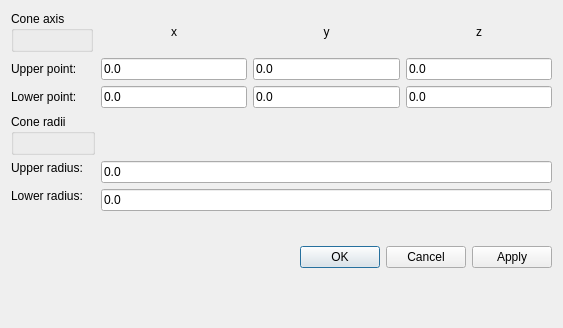
<?xml version="1.0" encoding="UTF-8"?>
<ui version="4.0">
 <class>dialogConeParam</class>
 <widget class="QDialog" name="dialogConeParam">
  <property name="geometry">
   <rect>
    <x>0</x>
    <y>0</y>
    <width>563</width>
    <height>328</height>
   </rect>
  </property>
  <property name="sizePolicy">
   <sizepolicy hsizetype="Minimum" vsizetype="Minimum">
    <horstretch>0</horstretch>
    <verstretch>0</verstretch>
   </sizepolicy>
  </property>
  <property name="windowTitle">
   <string>Dialog</string>
  </property>
  <layout class="QVBoxLayout" name="verticalLayout">
   <item>
    <layout class="QFormLayout" name="formLayout">
     <item row="0" column="0">
      <widget class="QGroupBox" name="groupConeAxis">
       <property name="sizePolicy">
        <sizepolicy hsizetype="Maximum" vsizetype="Maximum">
         <horstretch>0</horstretch>
         <verstretch>0</verstretch>
        </sizepolicy>
       </property>
       <property name="minimumSize">
        <size>
         <width>0</width>
         <height>0</height>
        </size>
       </property>
       <property name="maximumSize">
        <size>
         <width>16777215</width>
         <height>16777215</height>
        </size>
       </property>
       <property name="layoutDirection">
        <enum>Qt::LeftToRight</enum>
       </property>
       <property name="title">
        <string>Cone axis</string>
       </property>
       <layout class="QGridLayout" name="gridLayout"/>
      </widget>
     </item>
     <item row="0" column="1">
      <layout class="QHBoxLayout" name="axesDescriptionsLayout">
       <item>
        <widget class="QLabel" name="labelX">
         <property name="sizePolicy">
          <sizepolicy hsizetype="MinimumExpanding" vsizetype="Preferred">
           <horstretch>0</horstretch>
           <verstretch>0</verstretch>
          </sizepolicy>
         </property>
         <property name="minimumSize">
          <size>
           <width>0</width>
           <height>39</height>
          </size>
         </property>
         <property name="text">
          <string>x</string>
         </property>
         <property name="alignment">
          <set>Qt::AlignCenter</set>
         </property>
        </widget>
       </item>
       <item>
        <widget class="QLabel" name="labelY">
         <property name="sizePolicy">
          <sizepolicy hsizetype="MinimumExpanding" vsizetype="Preferred">
           <horstretch>0</horstretch>
           <verstretch>0</verstretch>
          </sizepolicy>
         </property>
         <property name="text">
          <string>y</string>
         </property>
         <property name="alignment">
          <set>Qt::AlignCenter</set>
         </property>
        </widget>
       </item>
       <item>
        <widget class="QLabel" name="labelZ">
         <property name="sizePolicy">
          <sizepolicy hsizetype="MinimumExpanding" vsizetype="Preferred">
           <horstretch>0</horstretch>
           <verstretch>0</verstretch>
          </sizepolicy>
         </property>
         <property name="text">
          <string>z</string>
         </property>
         <property name="alignment">
          <set>Qt::AlignCenter</set>
         </property>
        </widget>
       </item>
      </layout>
     </item>
     <item row="1" column="0">
      <widget class="QLabel" name="labelUpperPoint">
       <property name="sizePolicy">
        <sizepolicy hsizetype="Maximum" vsizetype="Preferred">
         <horstretch>0</horstretch>
         <verstretch>0</verstretch>
        </sizepolicy>
       </property>
       <property name="text">
        <string>Upper point:</string>
       </property>
      </widget>
     </item>
     <item row="1" column="1">
      <layout class="QHBoxLayout" name="upperPointInputLayout">
       <item>
        <widget class="QLineEdit" name="x1">
         <property name="sizePolicy">
          <sizepolicy hsizetype="Minimum" vsizetype="Maximum">
           <horstretch>0</horstretch>
           <verstretch>0</verstretch>
          </sizepolicy>
         </property>
         <property name="minimumSize">
          <size>
           <width>100</width>
           <height>0</height>
          </size>
         </property>
         <property name="text">
          <string>0.0</string>
         </property>
        </widget>
       </item>
       <item>
        <widget class="QLineEdit" name="y1">
         <property name="sizePolicy">
          <sizepolicy hsizetype="Minimum" vsizetype="Maximum">
           <horstretch>0</horstretch>
           <verstretch>0</verstretch>
          </sizepolicy>
         </property>
         <property name="minimumSize">
          <size>
           <width>100</width>
           <height>0</height>
          </size>
         </property>
         <property name="text">
          <string>0.0</string>
         </property>
        </widget>
       </item>
       <item>
        <widget class="QLineEdit" name="z1">
         <property name="sizePolicy">
          <sizepolicy hsizetype="Minimum" vsizetype="Maximum">
           <horstretch>0</horstretch>
           <verstretch>0</verstretch>
          </sizepolicy>
         </property>
         <property name="minimumSize">
          <size>
           <width>100</width>
           <height>0</height>
          </size>
         </property>
         <property name="text">
          <string>0.0</string>
         </property>
        </widget>
       </item>
      </layout>
     </item>
     <item row="2" column="0">
      <widget class="QLabel" name="labelLowerPoint">
       <property name="sizePolicy">
        <sizepolicy hsizetype="Maximum" vsizetype="Preferred">
         <horstretch>0</horstretch>
         <verstretch>0</verstretch>
        </sizepolicy>
       </property>
       <property name="text">
        <string>Lower point:</string>
       </property>
      </widget>
     </item>
     <item row="2" column="1">
      <layout class="QHBoxLayout" name="lowerPointInputLayout">
       <item>
        <widget class="QLineEdit" name="x2">
         <property name="sizePolicy">
          <sizepolicy hsizetype="Minimum" vsizetype="Maximum">
           <horstretch>0</horstretch>
           <verstretch>0</verstretch>
          </sizepolicy>
         </property>
         <property name="minimumSize">
          <size>
           <width>100</width>
           <height>0</height>
          </size>
         </property>
         <property name="text">
          <string>0.0</string>
         </property>
        </widget>
       </item>
       <item>
        <widget class="QLineEdit" name="y2">
         <property name="sizePolicy">
          <sizepolicy hsizetype="Minimum" vsizetype="Maximum">
           <horstretch>0</horstretch>
           <verstretch>0</verstretch>
          </sizepolicy>
         </property>
         <property name="minimumSize">
          <size>
           <width>100</width>
           <height>0</height>
          </size>
         </property>
         <property name="text">
          <string>0.0</string>
         </property>
        </widget>
       </item>
       <item>
        <widget class="QLineEdit" name="z2">
         <property name="sizePolicy">
          <sizepolicy hsizetype="Minimum" vsizetype="Maximum">
           <horstretch>0</horstretch>
           <verstretch>0</verstretch>
          </sizepolicy>
         </property>
         <property name="minimumSize">
          <size>
           <width>100</width>
           <height>0</height>
          </size>
         </property>
         <property name="text">
          <string>0.0</string>
         </property>
        </widget>
       </item>
      </layout>
     </item>
     <item row="3" column="0">
      <widget class="QGroupBox" name="groupConeRadii">
       <property name="sizePolicy">
        <sizepolicy hsizetype="Maximum" vsizetype="Preferred">
         <horstretch>0</horstretch>
         <verstretch>0</verstretch>
        </sizepolicy>
       </property>
       <property name="title">
        <string>Cone radii</string>
       </property>
       <layout class="QGridLayout" name="gridLayout_2"/>
      </widget>
     </item>
     <item row="4" column="0">
      <widget class="QLabel" name="labelUpperRadius">
       <property name="sizePolicy">
        <sizepolicy hsizetype="Maximum" vsizetype="Maximum">
         <horstretch>0</horstretch>
         <verstretch>0</verstretch>
        </sizepolicy>
       </property>
       <property name="text">
        <string>Upper radius:</string>
       </property>
      </widget>
     </item>
     <item row="4" column="1">
      <widget class="QLineEdit" name="upperRadius">
       <property name="sizePolicy">
        <sizepolicy hsizetype="Minimum" vsizetype="Maximum">
         <horstretch>0</horstretch>
         <verstretch>0</verstretch>
        </sizepolicy>
       </property>
       <property name="minimumSize">
        <size>
         <width>100</width>
         <height>0</height>
        </size>
       </property>
       <property name="text">
        <string>0.0</string>
       </property>
      </widget>
     </item>
     <item row="5" column="0">
      <widget class="QLabel" name="labelLowerRadius">
       <property name="sizePolicy">
        <sizepolicy hsizetype="Maximum" vsizetype="Maximum">
         <horstretch>0</horstretch>
         <verstretch>0</verstretch>
        </sizepolicy>
       </property>
       <property name="text">
        <string>Lower radius:</string>
       </property>
      </widget>
     </item>
     <item row="5" column="1">
      <widget class="QLineEdit" name="lowerRadius">
       <property name="sizePolicy">
        <sizepolicy hsizetype="Minimum" vsizetype="Maximum">
         <horstretch>0</horstretch>
         <verstretch>0</verstretch>
        </sizepolicy>
       </property>
       <property name="minimumSize">
        <size>
         <width>100</width>
         <height>0</height>
        </size>
       </property>
       <property name="text">
        <string>0.0</string>
       </property>
      </widget>
     </item>
     <item row="6" column="1">
      <widget class="QDialogButtonBox" name="buttonBox">
       <property name="sizePolicy">
        <sizepolicy hsizetype="Expanding" vsizetype="Maximum">
         <horstretch>0</horstretch>
         <verstretch>0</verstretch>
        </sizepolicy>
       </property>
       <property name="minimumSize">
        <size>
         <width>200</width>
         <height>80</height>
        </size>
       </property>
       <property name="standardButtons">
        <set>QDialogButtonBox::Apply|QDialogButtonBox::Cancel|QDialogButtonBox::Ok</set>
       </property>
      </widget>
     </item>
    </layout>
   </item>
  </layout>
 </widget>
 <resources/>
 <connections/>
</ui>
